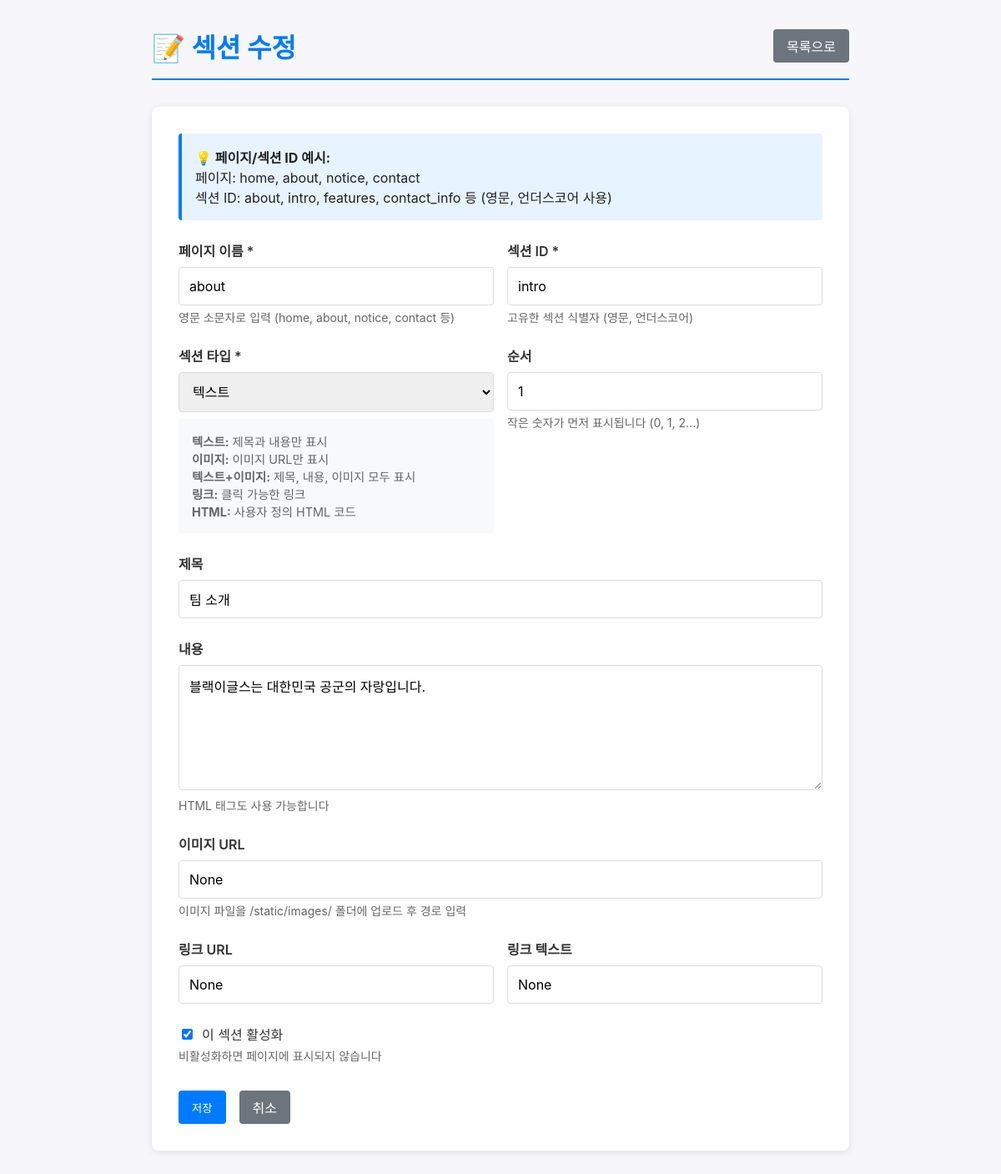
The page /admin/pages/section/2 (signed in) on the database its author committed.
### tables this page shows
CREATE TABLE page_sections (
			id INTEGER PRIMARY KEY AUTOINCREMENT,
			page_name TEXT NOT NULL,
			section_id TEXT NOT NULL,
			section_type TEXT NOT NULL,
			title TEXT,
			content TEXT,
			image_url TEXT,
			link_url TEXT,
			link_text TEXT,
			order_num INTEGER DEFAULT 0,
			is_active INTEGER DEFAULT 1,
			updated_at TIMESTAMP DEFAULT CURRENT_TIMESTAMP,
			UNIQUE(page_name, section_id)
		);

### app.py (the view)
@app.route('/admin/pages/section', methods=['GET'])
@app.route('/admin/pages/section/<int:section_id>', methods=['GET'])
@login_required
def admin_page_section_form(section_id=None):
	section = None
	if section_id:
		conn = get_db()
		section = conn.execute('SELECT * FROM page_sections WHERE id = ?', (section_id,)).fetchone()
		conn.close()
		if not section:
			flash('섹션을 찾을 수 없습니다.', 'error')
			return redirect(url_for('admin_pages'))
	return render_template('admin/page_section_form.html', section=section)

### app.py (called while the page is built)
def get_db():
	conn = sqlite3.connect(DATABASE)
	conn.row_factory = sqlite3.Row
	return conn

def login_required(f):
	@wraps(f)
	def decorated_function(*args, **kwargs):
		if 'logged_in' not in session:
			flash('로그인이 필요합니다.', 'error')
			return redirect(url_for('admin_login'))
		return f(*args, **kwargs)
	return decorated_function

### templates/admin/page_section_form.html (shortened to what this page needs)
<!DOCTYPE html>
<html lang="ko">
<head>
    <link rel="stylesheet" href="/static/style.css?v=900">
</head>
<body style="background: #f7f7fb;">
    <div class="admin-container">
        <div class="admin-header">
            <h1>📝 {{ '섹션 수정' if section else '새 섹션 추가' }}</h1>
            <a href="{{ url_for('admin_pages') }}" class="btn btn-secondary">목록으로</a>
        </div>
        <div class="form-container">
            <form method="POST" action="{{ url_for('admin_page_section_save') }}">
                <div class="info-box">
                    <strong>💡 페이지/섹션 ID 예시:</strong><br>
                    페이지: home, about, notice, contact<br>
                    섹션 ID: about, intro, features, contact_info 등 (영문, 언더스코어 사용)
                </div>
                <div class="form-row">
                    <div class="form-group">
                        <label for="page_name">페이지 이름 *</label>
                        <input type="text" id="page_name" name="page_name"
                               value="{{ section.page_name if section else '' }}"
                               placeholder="예: home" required>
                        <small>영문 소문자로 입력 (home, about, notice, contact 등)</small>
                    </div>
                    <div class="form-group">
                        <label for="section_identifier">섹션 ID *</label>
                        <input type="text" id="section_identifier" name="section_identifier"
                               value="{{ section.section_id if section else '' }}"
                               placeholder="예: about" required>
                        <small>고유한 섹션 식별자 (영문, 언더스코어)</small>
                    </div>
                </div>
                <div class="form-row">
                    <div class="form-group">
                        <label for="section_type">섹션 타입 *</label>
                        <select id="section_type" name="section_type" required>
                            <option value="text" {% if section and section.section_type == 'text' %}selected{% endif %}>텍스트</option>
                        </select>
                        <div class="section-type-info" id="typeInfo">
                            <strong>텍스트:</strong> 제목과 내용만 표시<br>
                            <strong>이미지:</strong> 이미지 URL만 표시<br>
                            <strong>텍스트+이미지:</strong> 제목, 내용, 이미지 모두 표시<br>
                            <strong>링크:</strong> 클릭 가능한 링크<br>
                            <strong>HTML:</strong> 사용자 정의 HTML 코드
                        </div>
                    </div>
                    <div class="form-group">
                        <label for="order_num">순서</label>
                        <input type="number" id="order_num" name="order_num"
                               value="{{ section.order_num if section else 0 }}"
                               min="0" step="1">
                        <small>작은 숫자가 먼저 표시됩니다 (0, 1, 2...)</small>
                    </div>
                </div>
                <div class="form-group">
                    <label for="title">제목</label>
                    <input type="text" id="title" name="title"
                           value="{{ section.title if section else '' }}"
                           placeholder="섹션 제목">
                </div>
                <div class="form-group">
                    <label for="content">내용</label>
                    <textarea id="content" name="content"
                              placeholder="섹션 내용을 입력하세요...">{{ section.content if section else '' }}</textarea>
                    <small>HTML 태그도 사용 가능합니다</small>
                </div>
                <div class="form-group">
                    <label for="image_url">이미지 URL</label>
                    <input type="text" id="image_url" name="image_url"
                           value="{{ section.image_url if section else '' }}"
                           placeholder="/static/images/example.jpg">
                    <small>이미지 파일을 /static/images/ 폴더에 업로드 후 경로 입력</small>
                </div>
                <div class="form-row">
                    <div class="form-group">
                        <label for="link_url">링크 URL</label>
                        <input type="text" id="link_url" name="link_url"
                               value="{{ section.link_url if section else '' }}"
                               placeholder="https://example.com 또는 #section">
                    </div>
                    <div class="form-group">
                        <label for="link_text">링크 텍스트</label>
                        <input type="text" id="link_text" name="link_text"
                               value="{{ section.link_text if section else '' }}"
                               placeholder="자세히 보기">
                    </div>
                </div>
                <div class="form-group">
                    <div class="checkbox-group">
                        <input type="checkbox" id="is_active" name="is_active"
                               {% if not section or section.is_active %}checked{% endif %}>
                        <label for="is_active" style="margin: 0; font-weight: normal;">이 섹션 활성화</label>
                    </div>
                    <small>비활성화하면 페이지에 표시되지 않습니다</small>
                </div>
                <div class="form-actions">
                    <button type="submit" class="btn btn-primary">저장</button>
                    <a href="{{ url_for('admin_pages') }}" class="btn btn-secondary">취소</a>
                </div>
            </form>
        </div>
    </div>
</body>
</html>

### static/style.css (style rules this page uses)
:root { --bg:#f7f7fb; --accent:#0b5fff; --text:#222; }
* { box-sizing:border-box }
html, body { overflow-x:hidden;width:100%;max-width:100vw }
body { margin:0;padding:0;font-family: -apple-system, BlinkMacSystemFont, "Segoe UI", Roboto, "Noto Sans KR", "Helvetica Neue", Arial; color:var(--text); background:var(--bg) }
a, a:visited, a:hover, a:active { text-decoration: none; color: inherit; }
.btn { display:inline-block;background:var(--accent);color:#fff;padding:.6rem 1rem;border-radius:6px;text-decoration:none }

### templates/admin/page_section_form.html (style rules this page uses)
.admin-container { max-width: 900px; margin: 0 auto; padding: 2rem; }
.admin-header { display: flex; justify-content: space-between; align-items: center; margin-bottom: 2rem; padding-bottom: 1rem; border-bottom: 2px solid #007bff; }
.admin-header h1 { color: #007bff; margin: 0; }
.btn { padding: 0.5rem 1rem; background: #007bff; color: white; border: none; border-radius: 4px; text-decoration: none; cursor: pointer; display: inline-block; }
.btn-secondary { background: #6c757d; }
.form-container { background: white; padding: 2rem; border-radius: 8px; box-shadow: 0 2px 10px rgba(0,0,0,0.1); }
.form-group { margin-bottom: 1.5rem; }
.form-group label { display: block; margin-bottom: 0.5rem; font-weight: 600; color: #333; }
.form-group input, .form-group textarea, .form-group select { width: 100%; padding: 0.75rem; border: 1px solid #ddd; border-radius: 4px; font-size: 1rem; font-family: inherit; }
.form-group textarea { min-height: 150px; resize: vertical; }
.form-group small { display: block; margin-top: 0.25rem; color: #666; font-size: 0.875rem; }
.form-row { display: grid; grid-template-columns: 1fr 1fr; gap: 1rem; }
.form-actions { display: flex; gap: 1rem; margin-top: 2rem; }
.btn-primary { background: #007bff; }
.checkbox-group { display: flex; align-items: center; gap: 0.5rem; }
.checkbox-group input[type="checkbox"] { width: auto; cursor: pointer; }
.info-box { background: #e7f3ff; border-left: 4px solid #007bff; padding: 1rem; margin-bottom: 1.5rem; border-radius: 4px; }
.section-type-info { background: #f8f9fa; padding: 1rem; border-radius: 4px; margin-top: 0.5rem; font-size: 0.9rem; color: #666; }

### rows shown on the page
page_sections: page_name "about", section_identifier "intro", section_type "텍스트", order_num "1", title "팀 소개", content "블랙이글스는 대한민국 공군의 자랑입니다.", is_active "☑"

### other values the page prints
{{ '섹션 수정' if section else '새 섹션 추가' }} "섹션 수정"
